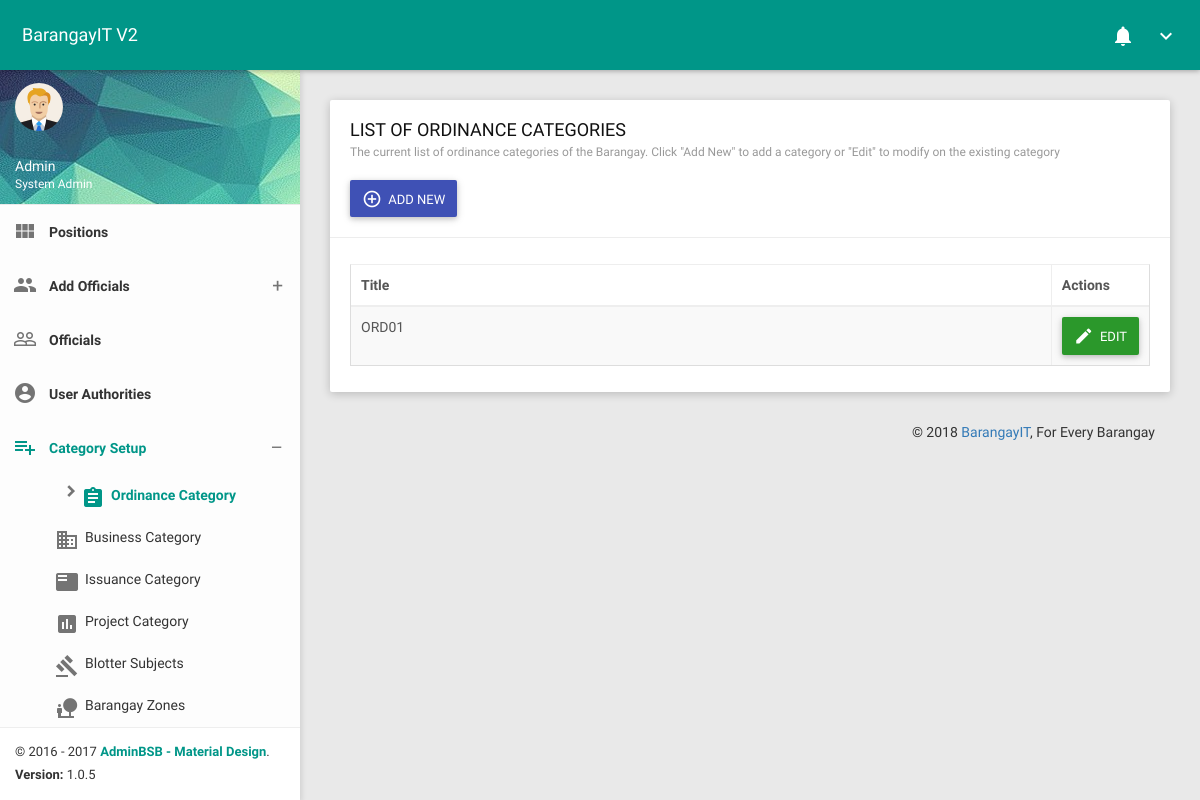
Page /AdCategoryOrdinance.php on the earlier database version.
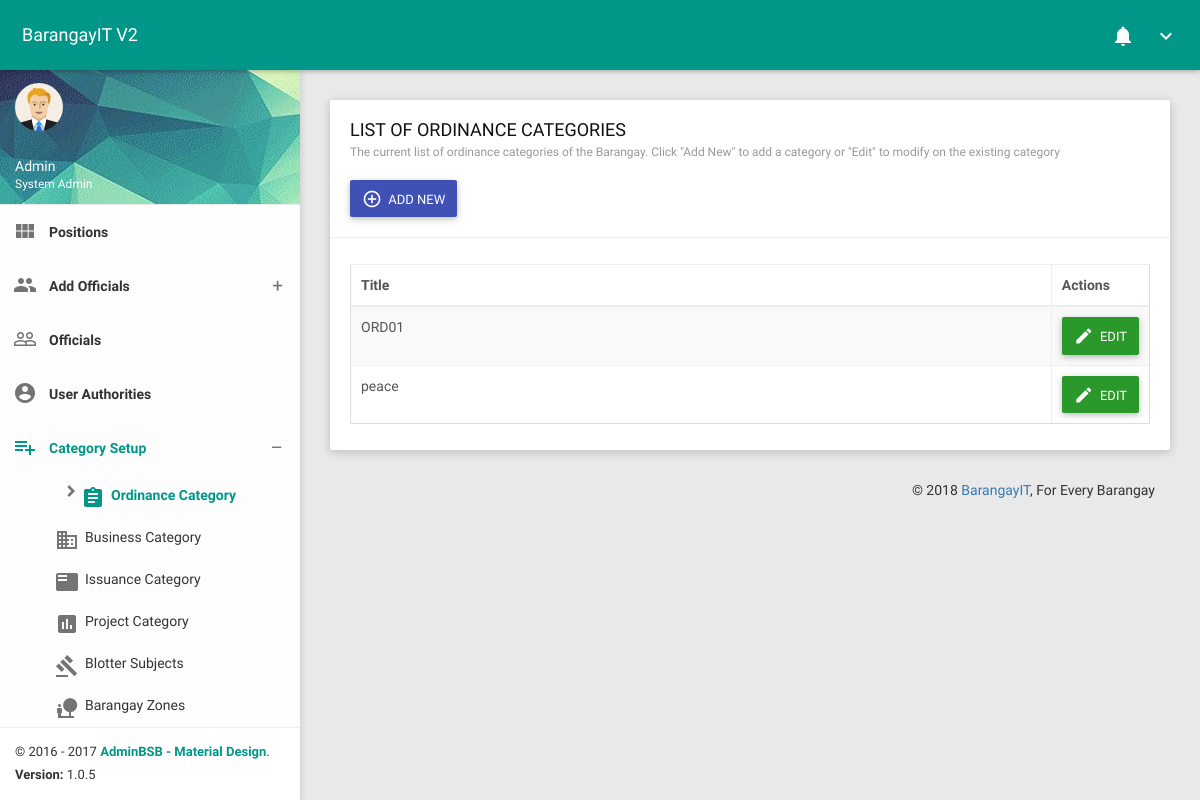
Same page on the later database version.
### tables this page shows
CREATE TABLE `bitdb_r_ordinancecategory` (
  `OrdCategoryID` int(11) NOT NULL,
  `OrdinanceTitle` varchar(200) NOT NULL
);

### AdCategoryOrdinance.php (the view, shortened to what this page needs)
<?php
    include('head.php');
    include('AdminNavbar.php');
?>
<section class="content">
    <div class="container-fluid">
        <div class="row clearfix">
            <div class="col-lg-12 col-md-12 col-sm-12 col-xs-12">
                <div class="card">
                    <div class="header">
                        <h2>
                            LIST OF ORDINANCE CATEGORIES
                            <small>The current list of ordinance categories of the Barangay. Click "Add New" to add a category or "Edit" to modify on the existing category</small>
                        </h2>
                        <br/>
                        <button type="button" class="btn bg-indigo waves-effect" data-toggle="modal" data-target="#addOrdiCatModal">
                            <i class="material-icons">add_circle_outline</i>
                            <span>ADD NEW</span>
                        </button>
                    </div>
                    <div class="body">
                        <div class="table-responsive">
                            <table class="table table-bordered table-striped table-hover js-basic-example dataTable">
                                <thead>
                                    <tr>
                                        <th>Title</th>
                                        <th style="width: 15px; ">Actions</th>
                                    </tr>
                                </thead>
                                <tbody>
                                    <?php
                                    include_once('dbconn.php');
                                    $OrdCatSQL = "SELECT * FROM bitdb_r_ordinancecategory";
                                    $OrdCatQuery = mysqli_query($bitMysqli,$OrdCatSQL) or die(mysqli_error($bitMysqli));
                                    if (mysqli_num_rows($OrdCatQuery) > 0)
                                    {
                                        while($row = mysqli_fetch_assoc($OrdCatQuery))
                                                {
                                                    $OrdID = $row['OrdCategoryID'];
                                                    $OrdTitle = $row['OrdinanceTitle'];
                                                    echo
                                                    '<tr>
                                                        <td class="hide">'.$OrdID.'</td>
                                                        <td>'.$OrdTitle.'</td>
                                                        <td>
                                                            <button type="button" class="btn btn-success waves-effect editCatOrd" data-toggle="modal" data-target="#editOrdiCatModal">
                                                                <i class="material-icons">mode_edit</i>
                                                                <span>EDIT</span>
                                                            </button>
                                                        </td>
                                                    </tr>';
                                                }
                                    }
                                    ?>
                                </tbody>
                            </table>
                        </div>
                    </div>
                </div>
            </div>
        </div>
        <?php include('footer.php'); ?>

Differences in the rows shown:
added bitdb_r_ordinancecategory: OrdinanceTitle "peace"
